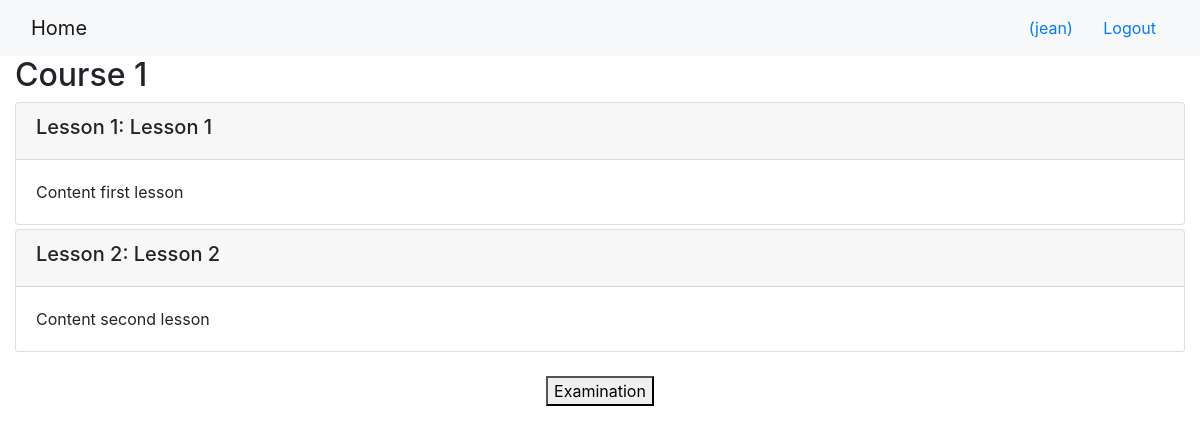
The app's page /onlinecourse/1/ (signed in) with its own data.
### onlinecourse/models.py (models this page shows, shortened)
class Course(models.Model):
    name = models.CharField(null=False, max_length=30, default='online course')
    image = models.ImageField(upload_to='course_images/')
    description = models.CharField(max_length=1000)
    pub_date = models.DateField(null=True)
    instructors = models.ManyToManyField(Instructor)
    users = models.ManyToManyField(settings.AUTH_USER_MODEL, through='Enrollment')
    total_enrollment = models.IntegerField(default=0)
    is_enrolled = False

class Lesson(models.Model):
    title = models.CharField(max_length=200, default="title")
    order = models.IntegerField(default=0)
    course = models.ForeignKey(Course, on_delete=models.CASCADE)
    content = models.TextField()

### onlinecourse/views.py (the view)
# urls.py: path('<int:pk>/', views.CourseDetailView.as_view(), name='course_details'),
class CourseDetailView(generic.DetailView):
    model = Course
    template_name = 'onlinecourse/course_detail_bootstrap.html'

### onlinecourse/templates/onlinecourse/course_detail_bootstrap.html (shortened to what this page needs)
<!DOCTYPE html>
<html lang="en">
<head>
     {% load static %}
    <link rel="stylesheet" href="https://maxcdn.bootstrapcdn.com/bootstrap/4.5.2/css/bootstrap.min.css">
</head>
<body>
    <nav class="navbar navbar-light bg-light">
        <div class="container-fluid">
            <div class="navbar-header">
                  <a class="navbar-brand" href="{% url 'onlinecourse:index' %}">Home</a>
            </div>
            <ul class="nav navbar-nav navbar-right">
                {% if user.is_authenticated %}
                <li>
                    <a class="btn btn-link" href="#">{{ user.first_name }}({{ user.username }})</a>
                    <a class="btn btn-link" href="{% url 'onlinecourse:logout' %}">Logout</a>
                </li>
                {% endif %}
            </ul>
        </div>
    </nav>
    <div class="container-fluid">
        <h2>{{ course.name }}</h2>
        <div class="card-columns-vertical">
            {% for lesson in course.lesson_set.all %}
                 <div class="card mt-1">
                    <div class="card-header"><h5>Lesson {{lesson.order|add:1}}: {{lesson.title}}</h5></div>
                    <div class="card-body">{{lesson.content}}</div>
                </div>
            {% endfor %}
        </div>
        <br>
        <center><button data-toggle="collapse" data-target="#exam">Examination</button></center>
        <br>
    </div>
</body>
</html>

### records on screen
Course: name "Course 1"
Lesson: order|add "1", title "Lesson 1", content "Content first lesson"
Lesson: order|add "2", title "Lesson 2", content "Content second lesson"

### other values on screen
{{ user.username }} "jean"
